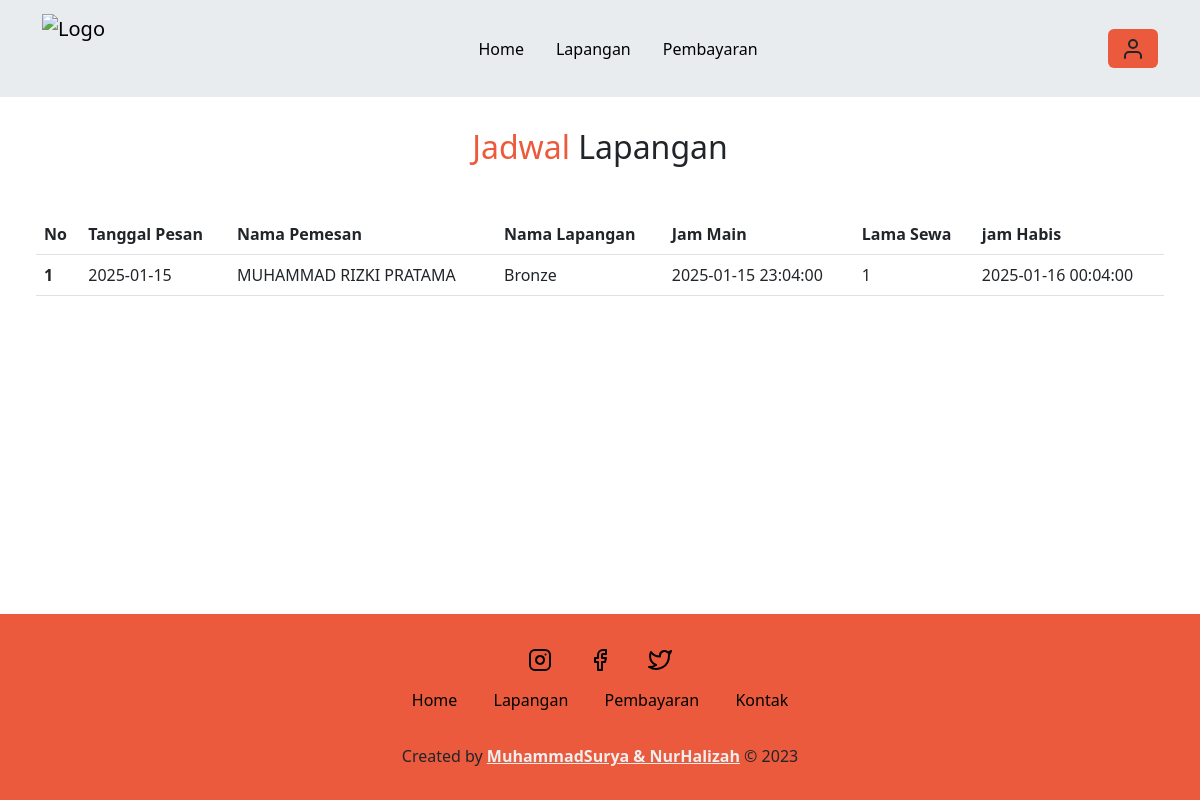
The app's page /user/jadwal.php?id=23 (signed in), older data.
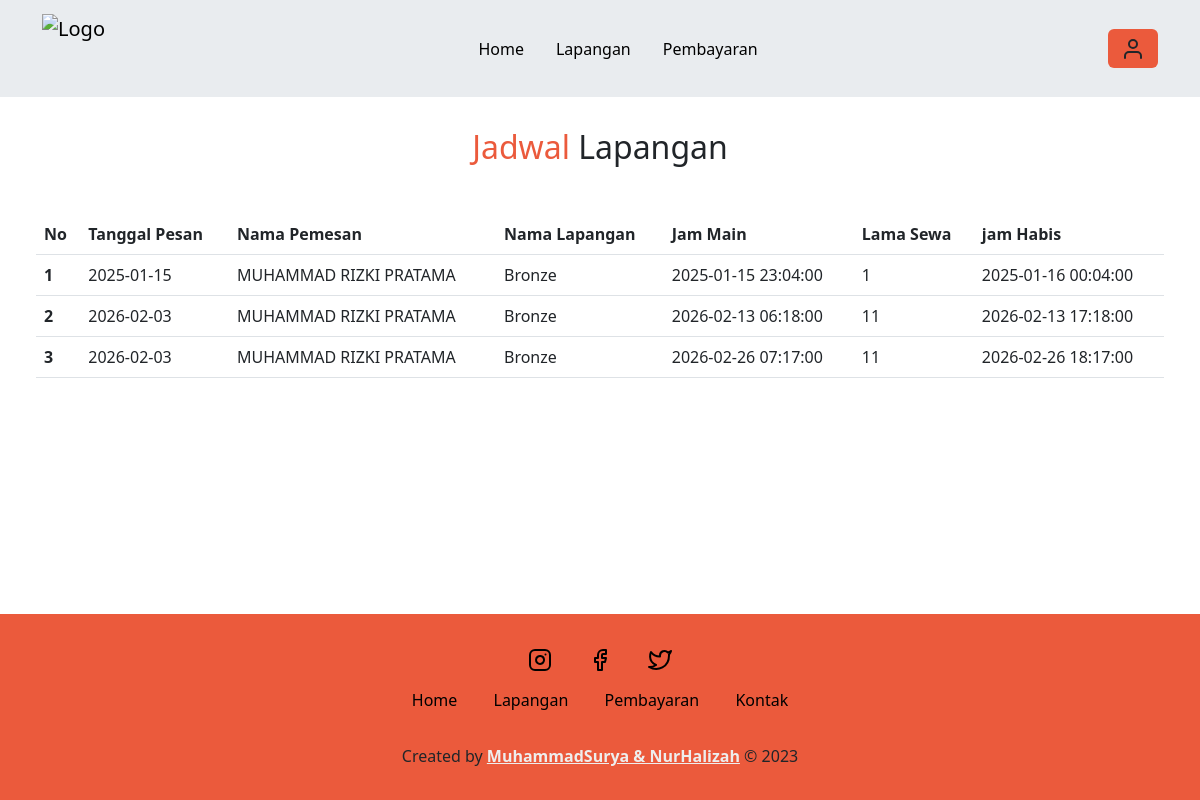
The same page, newer data.
### tables this page shows
CREATE TABLE `sewa_212279` (
  `212279_id_sewa` int(11) NOT NULL,
  `212279_id_user` int(11) NOT NULL,
  `212279_id_lapangan` int(11) NOT NULL,
  `212279_tanggal_pesan` date NOT NULL,
  `212279_lama_sewa` int(11) NOT NULL,
  `212279_jam_mulai` datetime NOT NULL,
  `212279_jam_habis` datetime NOT NULL,
  `212279_harga` int(11) NOT NULL,
  `212279_total` int(11) NOT NULL
);

CREATE TABLE `user_212279` (
  `212279_id_user` int(11) NOT NULL,
  `212279_email` varchar(50) NOT NULL,
  `212279_password` varchar(32) NOT NULL,
  `212279_no_handphone` varchar(20) NOT NULL,
  `212279_jenis_kelamin` varchar(10) NOT NULL,
  `212279_nama_lengkap` varchar(60) NOT NULL,
  `212279_alamat` text NOT NULL,
  `212279_foto` text NOT NULL
);

CREATE TABLE `lapangan_212279` (
  `212279_id_lapangan` int(11) NOT NULL,
  `212279_nama` varchar(35) NOT NULL,
  `212279_keterangan` text NOT NULL,
  `212279_harga` int(11) NOT NULL,
  `212279_foto` text NOT NULL
);

### functions.php (called while the page is built, shortened)
<?php
$conn = mysqli_connect("localhost", "root", "", "dbfutsal");
function query($query)
{
  global $conn;
  $result = mysqli_query($conn, $query);
  $rows = [];
  while ($row = mysqli_fetch_assoc($result)) {
    $rows[] = $row;
  }
  return $rows;
}

### user/jadwal.php (the view, shortened to what this page needs)
<?php
require "../functions.php";
$id_lpg = $_GET["id"];
$sewa = query("SELECT sewa_212279.*, lapangan_212279.212279_nama, user_212279.212279_nama_lengkap
FROM sewa_212279
JOIN lapangan_212279 ON sewa_212279.212279_id_lapangan = lapangan_212279.212279_id_lapangan
LEFT JOIN user_212279 ON sewa_212279.212279_id_user = user_212279.212279_id_user
WHERE lapangan_212279.212279_id_lapangan = '$id_lpg'
");
?>
<!doctype html>
<html lang="en">
<head>
  <link rel="stylesheet" href="../style.css">
  <link href="https://cdn.jsdelivr.net/npm/bootstrap@5.3.0-alpha3/dist/css/bootstrap.min.css" rel="stylesheet">
</head>
<body>
  <div class="container ">
    <nav class="navbar fixed-top bg-body-secondary navbar-expand-lg">
      <div class="container">
        <a class="navbar-brand" href="#">
          <img src="../kon1.png" alt="Logo" width="70" height="70" class="d-inline-block align-text-top">
        </a>
        <div class="collapse navbar-collapse" id="navbarSupportedContent">
          <ul class="navbar-nav mx-auto mb-2 mb-lg-0">
            <li class="nav-item ">
              <a class="nav-link active" aria-current="page" href="../index.php">Home</a>
            </li>
            <li class="nav-item">
              <a class="nav-link active" aria-current="page" href="lapangan.php">Lapangan</a>
            </li>
            <li class="nav-item">
              <a class="nav-link active" aria-current="page" href="pesanan.php">Pembayaran</a>
            </li>
          </ul>
          <?php
          if (isset($_SESSION['id_user'])) {
            echo '<a href="" data-bs-toggle="modal" data-bs-target="#profilModal" class="btn btn-inti"><i data-feather="user"></i></a>';
          } else {
            echo '<a href="login.php" class="btn btn-inti" type="submit">Login</a>';
          }
          ?>
        </div>
      </div>
    </nav>
  </div>
  <section class="lapangan mb-5" id="lapangan">
    <div class="container-fluid">
      <h2 class="text-head"><span>Jadwal</span> Lapangan </h2>
      <form action="" method="post" class="px-4">
        <table class="table my-5">
          <thead>
            <tr>
              <th scope="col">No</th>
              <th scope="col">Tanggal Pesan</th>
              <th scope="col">Nama Pemesan</th>
              <th scope="col">Nama Lapangan</th>
              <th scope="col">Jam Main</th>
              <th scope="col">Lama Sewa</th>
              <th scope="col">jam Habis</th>
            </tr>
          </thead>
          <tbody>
            <?php $i = 1; ?>
            <?php foreach ($sewa as $row) : ?>
              <tr>
                <th scope="row"><?= $i++; ?></th>
                <td><?= $row["212279_tanggal_pesan"] ?></td>
                <td><?= $row["212279_nama_lengkap"] ?></td>
                <td><?= $row["212279_nama"] ?></td>
                <td><?= $row["212279_jam_mulai"] ?></td>
                <td><?= $row["212279_lama_sewa"] ?></td>
                <td><?= $row["212279_jam_habis"] ?></td>
              </tr>
            <?php endforeach; ?>
          </tbody>
        </table>
      </form>
    </div>
  </section>
  <footer class="fixed-bottom py-3 mt-5">
    <div class="social">
      <a href="#"><i data-feather="instagram"></i></a>
      <a href="#"><i data-feather="facebook"></i></a>
      <a href="#"><i data-feather="twitter"></i></a>
    </div>
    <div class="links">
      <a href="#home">Home</a>
      <a href="#about">Lapangan</a>
      <a href="#menu">Pembayaran</a>
      <a href="#contact">Kontak</a>
    </div>
    <div class="credit">
      <p>Created by <a href="#">MuhammadSurya & NurHalizah</a> &copy; 2023</p>
    </div>
  </footer>
</body>
</html>

Row changes from the older to the newer data that the page shows:
added sewa_212279: 212279_tanggal_pesan "2026-02-03", user_212279.212279_nama_lengkap "MUHAMMAD RIZKI PRATAMA", lapangan_212279.212279_nama "Bronze", 212279_jam_mulai "2026-02-13 06:18:00", 212279_lama_sewa "11", 212279_jam_habis "2026-02-13 17:18:00"
added sewa_212279: 212279_tanggal_pesan "2026-02-03", user_212279.212279_nama_lengkap "MUHAMMAD RIZKI PRATAMA", lapangan_212279.212279_nama "Bronze", 212279_jam_mulai "2026-02-26 07:17:00", 212279_lama_sewa "11", 212279_jam_habis "2026-02-26 18:17:00"
